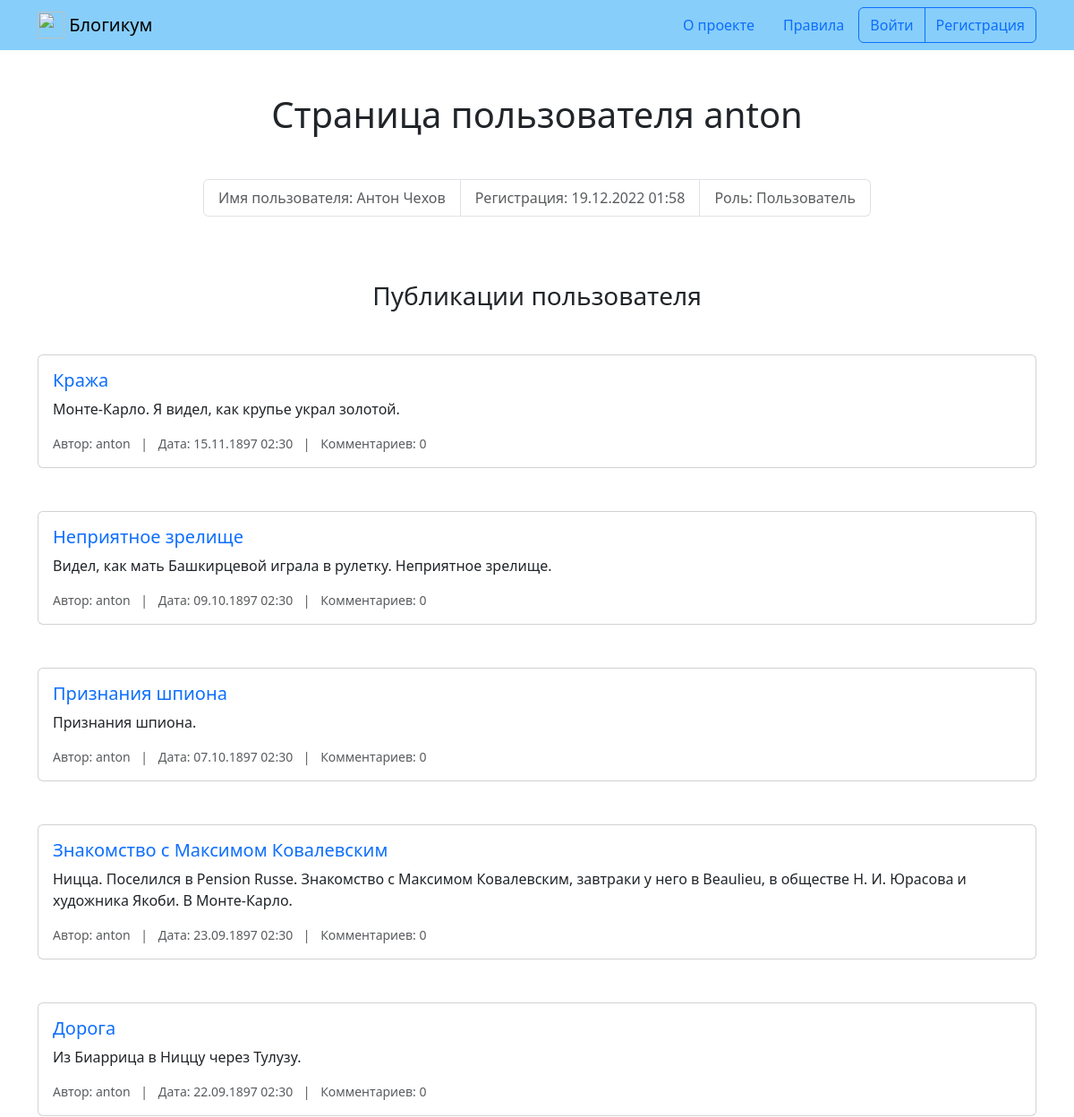
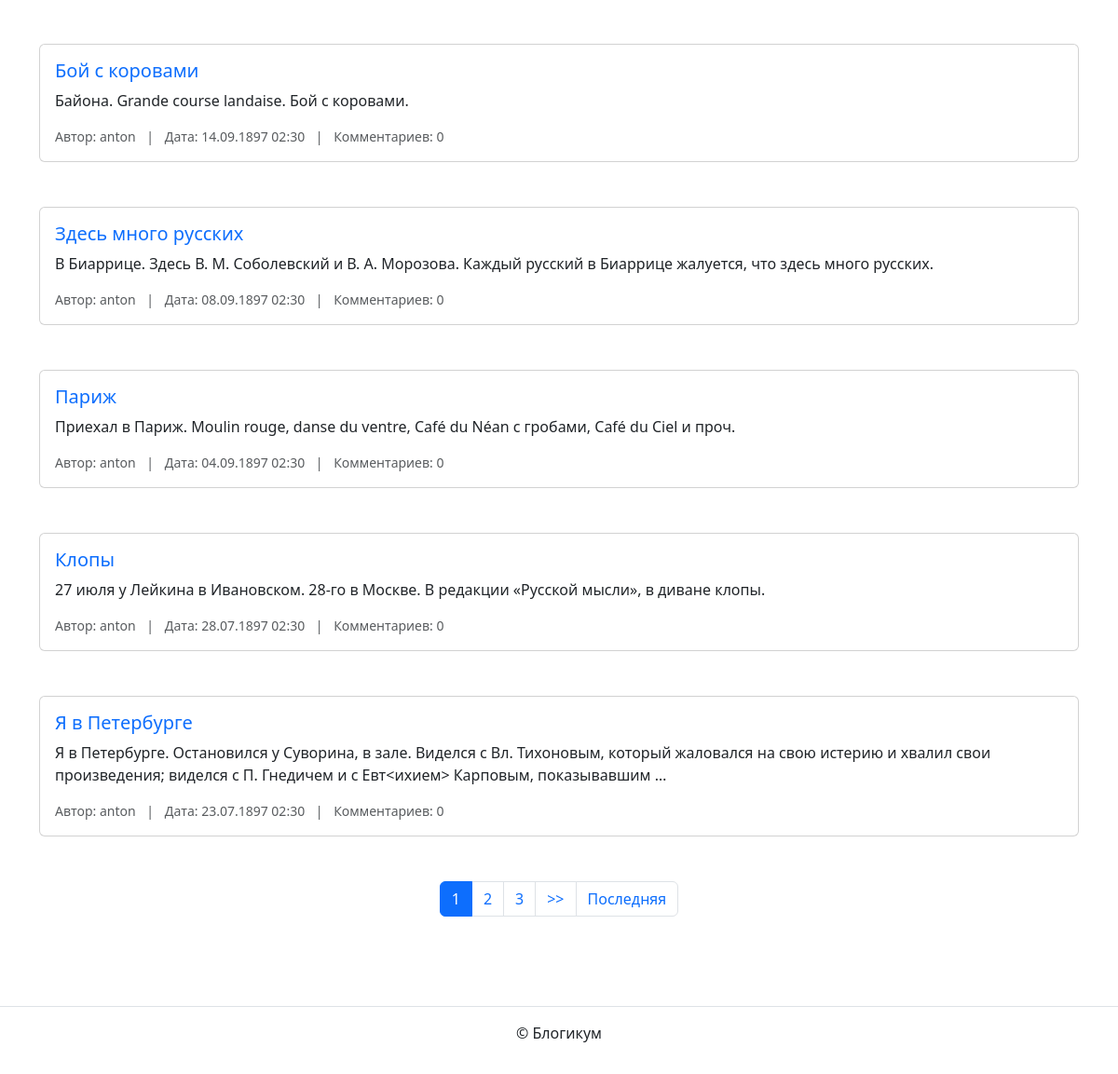
Screenshot of /profile/anton/ with the database file from the repository (2 pictures, top to bottom).
### blog/models.py (models this page shows, shortened)
class Post(models.Model):
    title = models.CharField(max_length=256)
    text = models.TextField()
    pub_date = models.DateTimeField()
    author = models.ForeignKey(User, on_delete=models.CASCADE)
    location = models.ForeignKey(
        Location,
        on_delete=models.SET_NULL,
        null=True,
        blank=True
    )
    category = models.ForeignKey(
        Category,
        on_delete=models.SET_NULL,
        null=True
    )
    is_published = models.BooleanField(default=True)
    created_at = models.DateTimeField(auto_now_add=True)
    image = models.ImageField(
        upload_to='blog_images/',
        blank=True,
        null=True
    )
    class Meta:
        verbose_name = 'post'
        verbose_name_plural = 'Posts'
        ordering = ['-pub_date']

### blog/views.py (the view)
# urls.py: path('profile/<str:username>/', views.profile, name='profile'),
def profile(request, username):
    user = get_object_or_404(User, username=username)
    if request.user == user:
        posts = Post.objects.filter(author=user).order_by('-pub_date')
    else:
        posts = Post.objects.filter(
            author=user,
            is_published=True,
            pub_date__lte=timezone.now(),
            category__is_published=True
        ).order_by('-pub_date')
    paginator = Paginator(posts, 10)
    page_number = request.GET.get('page')
    page_obj = paginator.get_page(page_number)
    return render(request, 'blog/profile.html', {
        'profile': user,
        'page_obj': page_obj
    })

### templates/blog/profile.html (shortened to what this page needs)
{% extends "base.html" %}
{% block content %}
<h1 class="mb-5 text-center">Страница пользователя {{ profile.username }}</h1>
<div class="d-flex justify-content-center mb-4">
    <ul class="list-group list-group-horizontal">
        <li class="list-group-item text-muted">
            Имя пользователя: {% if profile.get_full_name %}{{ profile.get_full_name }}{% else %}не указано{% endif %}
        </li>
        <li class="list-group-item text-muted">
            Регистрация: {{ profile.date_joined|date:"d.m.Y H:i" }}
        </li>
        <li class="list-group-item text-muted">
            Роль: {% if profile.is_staff %}Админ{% else %}Пользователь{% endif %}
        </li>
    </ul>
</div>
<h3 class="mb-5 text-center">Публикации пользователя</h3>
  {% if page_obj %}
    {% for post in page_obj %}
<article class="mb-5">
    {% include "includes/post_card.html" %}
</article>
    {% endfor %}
    {% include "includes/paginator.html" %}
  {% else %}
<p class="text-center text-muted">У пользователя пока нет публикаций.</p>
  {% endif %}
{% endblock %}

### templates/includes/post_card.html (shortened to what this page needs)
<div class="card mb-4">
    <div class="card-body">
        <h5 class="card-title">
            <a href="{% url 'blog:post_detail' post.pk %}" class="text-decoration-none">
                {{ post.title }}
            </a>
        </h5>
        <p class="card-text">{{ post.text|truncatewords:30 }}</p>
        <div class="text-muted small">
            <span>Автор: {{ post.author.username }}</span>
            <span class="mx-2">|</span>
            <span>Дата: {{ post.pub_date|date:"d.m.Y H:i" }}</span>
            <span class="mx-2">|</span>
            <span>Комментариев: {{ post.comments.count }}</span>
        </div>
    </div>
</div>

### rows the page displays
Post: title "Кража", text "Монте-Карло. Я видел, как крупье украл золотой.", author.username "anton", pub_date "15.11.1897 02:30", comments.count "0"
Post: title "Неприятное зрелище", text "Видел, как мать Башкирцевой играла в рулетку. Неприятное зрелище.", author.username "anton", pub_date "09.10.1897 02:30", comments.count "0"
Post: title "Признания шпиона", text "Признания шпиона.", author.username "anton", pub_date "07.10.1897 02:30", comments.count "0"
Post: title "Знакомство с Максимом Ковалевским", text "Ницца. Поселился в Pension Russe. Знакомство с Максимом Ковалевским, завтраки у него в Beaulieu, в обществе Н. И. Юрасова и художника Якоби. В Монте-Карло.", author.username "anton", pub_date "23.09.1897 02:30", comments.count "0"
Post: title "Дорога", text "Из Биаррица в Ниццу через Тулузу.", author.username "anton", pub_date "22.09.1897 02:30", comments.count "0"
Post: title "Бой с коровами", text "Байона. Grande course landaise. Бой с коровами.", author.username "anton", pub_date "14.09.1897 02:30", comments.count "0"
Post: title "Здесь много русских", text "В Биаррице. Здесь В. М. Соболевский и В. А. Морозова. Каждый русский в Биаррице жалуется, что здесь много русских.", author.username "anton", pub_date "08.09.1897 02:30", comments.count "0"
Post: title "Париж", text "Приехал в Париж. Moulin rouge, danse du ventre, Café du Néan с гробами, Café du Ciel и проч.", author.username "anton", pub_date "04.09.1897 02:30", comments.count "0"
Post: title "Клопы", text "27 июля у Лейкина в Ивановском. 28-го в Москве. В редакции «Русской мысли», в диване клопы.", author.username "anton", pub_date "28.07.1897 02:30", comments.count "0"
Post: title "Я в Петербурге", text "Я в Петербурге. Остановился у Суворина, в зале. Виделся с Вл. Тихоновым, который жаловался на свою истерию и хвалил свои произведения; виделся с П. Гнедичем и с Евт<ихием> Карповым, показывавшим …", author.username "anton", pub_date "23.07.1897 02:30", comments.count "0"

### other values shown
{{ profile.username }} "anton"
{{ profile.get_full_name }} "Антон Чехов"
{{ profile.date_joined|date:"d.m.Y H:i" }} "19.12.2022 01:58"
{{ i }} "1"
{{ i }} "2" "3"
